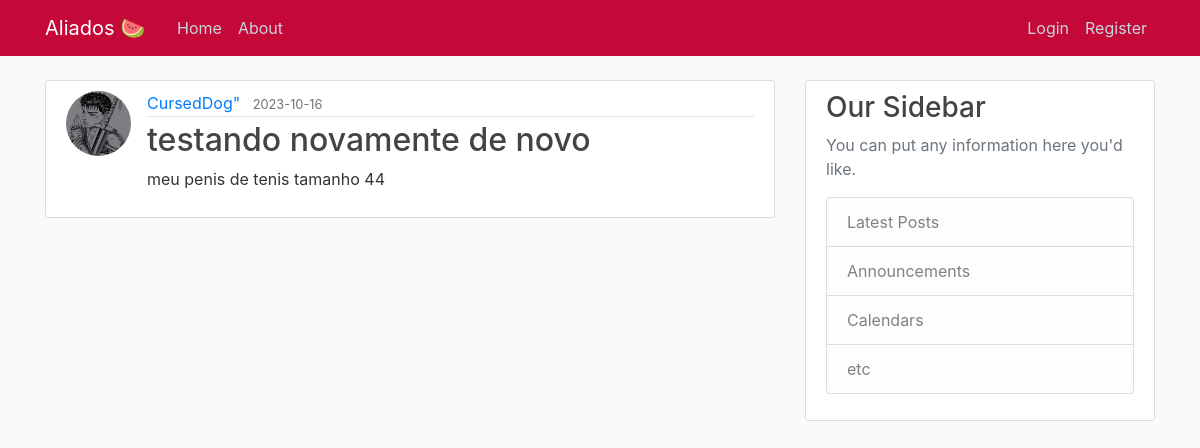
The page /post/9 on the database as committed earlier.
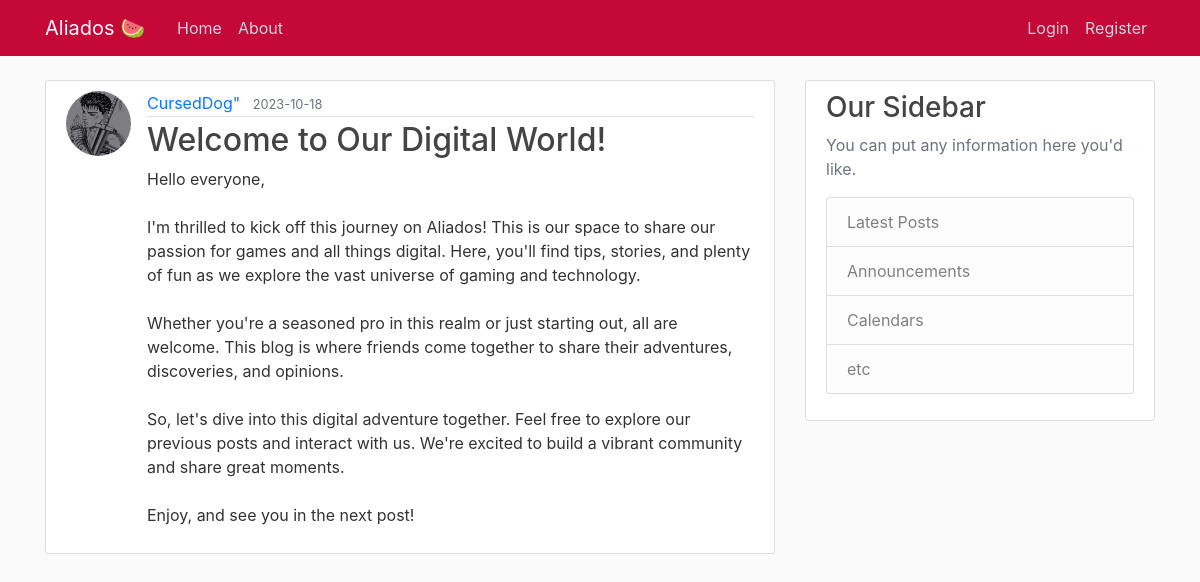
The same page on the database as committed later.
### flaskblog/models.py (models this page shows, shortened)
class Post(db.Model):
    id = db.Column(db.Integer, primary_key=True)
    title = db.Column(db.String(100), nullable=False)
    date_posted = db.Column(db.DateTime, nullable=False, default=datetime.utcnow)
    content = db.Column(db.Text, nullable=False)
    user_id = db.Column(db.Integer, db.ForeignKey("user.id"), nullable=False)

### flaskblog/posts/routes.py (the view)
@posts.route("/post/<int:post_id>")
def post(post_id):
    post = Post.query.get_or_404(post_id)
    return render_template("post.html", title=post.title, post=post)

### flaskblog/templates/post.html (shortened to what this page needs)
{% extends "layout.html" %}
{% block content %}
  <article class="media content-section">
    <img class="rounded-circle article-img" src="{{ url_for('static', filename='profile_pics/' + post.author.image_file) }}">
    <div class="media-body">
      <div class="article-metadata">
        <a class="mr-2" href="{{ url_for('users.user_posts', username=post.author.username) }}">{{ post.author.username }}"</a>
        <small class="text-muted">{{ post.date_posted.strftime('%Y-%m-%d') }}</small>
      </div>
      <h2 class="article-title">{{ post.title }}</h2>
      <p class="article-content">{{ post.content }}</p>
    </div>
  </article>
{% endblock content %}

Rows that differ between the two databases and show on the page:
changed Post: date_posted "2023-10-16" → "2023-10-18"; title "testando novamente de novo" → "Welcome to Our Digital World!"; content "meu penis de tenis tamanho 44" → "Hello everyone, I'm thrilled to kick off this journey on Aliados! This is our space to share our passion for games and all things digital. Here, you'll find tips, stories, and plenty of fun as we explore the vast universe of gaming and technology. Whether you're a seasoned pro in this realm or just starting out, all are welcome. This blog is where friends come together to share their adventures, discoveries, and opinions. So, let's dive into this digital adventure together. Feel free to explore our previous posts and interact with us. We're excited to build a vibrant community and share great moments. Enjoy, and see you in the next post!"
